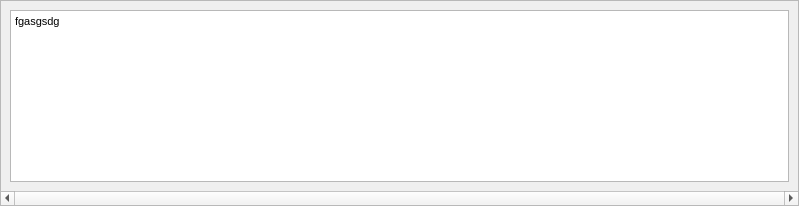
<?xml version="1.0" encoding="UTF-8"?>
<ui version="4.0">
 <class>ExsistingFilters</class>
 <widget class="QScrollArea" name="ExsistingFilters">
  <property name="geometry">
   <rect>
    <x>0</x>
    <y>0</y>
    <width>799</width>
    <height>206</height>
   </rect>
  </property>
  <property name="windowTitle">
   <string>ScrollArea</string>
  </property>
  <property name="horizontalScrollBarPolicy">
   <enum>Qt::ScrollBarAlwaysOn</enum>
  </property>
  <property name="widgetResizable">
   <bool>true</bool>
  </property>
  <widget class="QWidget" name="scrollAreaWidgetContents">
   <property name="geometry">
    <rect>
     <x>0</x>
     <y>0</y>
     <width>797</width>
     <height>187</height>
    </rect>
   </property>
   <layout class="QVBoxLayout" name="verticalLayout">
    <item>
     <widget class="QTextEdit" name="textEdit">
      <property name="html">
       <string>&lt;!DOCTYPE HTML PUBLIC &quot;-//W3C//DTD HTML 4.0//EN&quot; &quot;http://www.w3.org/TR/REC-html40/strict.dtd&quot;&gt;
&lt;html&gt;&lt;head&gt;&lt;meta name=&quot;qrichtext&quot; content=&quot;1&quot; /&gt;&lt;style type=&quot;text/css&quot;&gt;
p, li { white-space: pre-wrap; }
&lt;/style&gt;&lt;/head&gt;&lt;body style=&quot; font-family:'MS Shell Dlg 2'; font-size:8.25pt; font-weight:400; font-style:normal;&quot;&gt;
&lt;p style=&quot; margin-top:0px; margin-bottom:0px; margin-left:0px; margin-right:0px; -qt-block-indent:0; text-indent:0px;&quot;&gt;fgasgsdg&lt;/p&gt;&lt;/body&gt;&lt;/html&gt;</string>
      </property>
     </widget>
    </item>
   </layout>
  </widget>
 </widget>
 <resources/>
 <connections/>
</ui>
